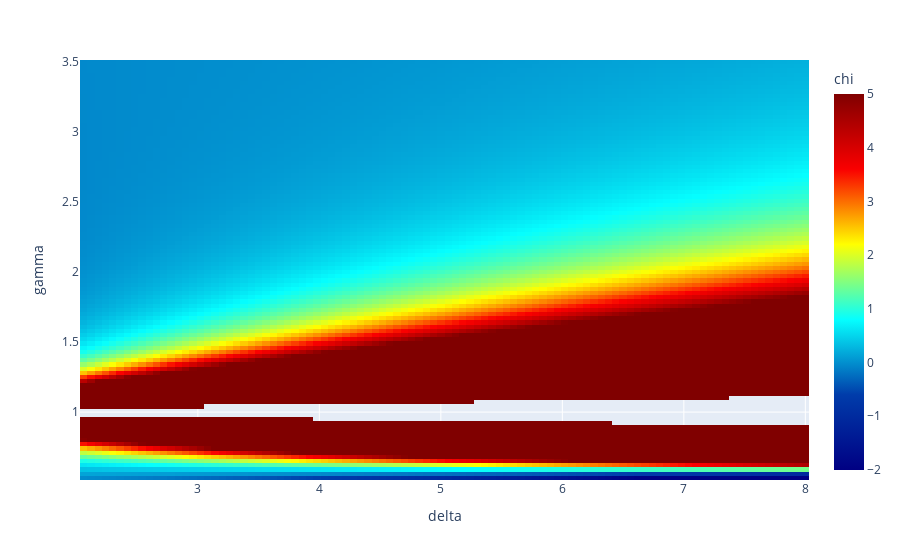

Notebook cell for this chart:
### Code cell
from empirical.model import *

import plotly.graph_objects as go
import plotly.express as px
from plotly.subplots import make_subplots

steps = 100

gamma_range = [0.5,3.5]
gamma_range = [gamma_range[0]+np.diff(gamma_range)[0]/steps,gamma_range[1]]

delta_range = [2.,8.]
delta_range = [delta_range[0]+np.diff(delta_range)[0]/steps,delta_range[1]]

nu_range = [0,50]
nu_max = 40.

delta_x, gamma_y = np.meshgrid(np.linspace(*delta_range,steps), np.linspace(*gamma_range,steps), indexing='xy')
chi = get_chi(gamma_y,delta_x,nu_max)

fig = px.imshow(chi,origin='lower',aspect='auto',zmin=-2,zmax=5,
                color_continuous_scale='jet',
               x=np.linspace(*delta_range,steps),
               y=np.linspace(*gamma_range,steps),
               labels={'x':'delta','y':'gamma','color':'chi'})
##for i in range(3):

#fig = go.FigureWidget()
#f = fig.add_scatter(x=df['delta'], y=df['gamma'],mode='markers',marker={'size':8, 'symbol':'diamond'})
#scatter = go.Scatter(x=df['delta'], y=df['gamma'],
#                         #error_x=dict(
#                         #   type='data', # value of error bar given in data coordinates
#                         #   array=df['delta_std'],
#                         #   thickness=0.5,
#                         #   visible=True),
#                         #error_y=dict(
#                         #   type='data', # value of error bar given in data coordinates
#                         #   array=df['gamma_std'],
#                         #   thickness=0.5,
#                         #   visible=True),
#                         mode='markers',
#                         #marker={'size':8, 'symbol':'diamond'}
#              )

#scatter = f.data[0]
#print(scatter)
#colors = ['#a3a7e4'] * 100
#scatter.marker.color = colors
#scatter.marker.size = [15] * 100

#px.scatter(df, x='delta', y='gamma')

# create our callback function
def update_point(trace, points, selector):
    display('hey')
    print(trace)
    print(points)
    print(selector)
    c = list(scatter.marker.color)
    s = list(scatter.marker.size)
    for i in points.point_inds:
        c[i] = '#bae2be'
        s[i] = 20
        with f.batch_update():
            scatter.marker.color = c
            scatter.marker.size = s


fig.data[0].on_click(update_point)
fig
#f.show()
#data=[scatter]
#layout = go.Layout(title='Activity Heatmap')

#figure = go.Figure(data=data, layout=layout)

#f2 = go.FigureWidget(figure)
#f2.on_click(update_point)
#f2.show()

#fig.add_trace(f)
#fig = 
#fig.layout.hovermode = 'closest'
#fig.add_trace(f)
#fig.show()

### Figure 1 — Plotly figure (JSON) as saved in the notebook; plotly's stock layout.template omitted (floating-point values rounded to 4 significant figures; data arrays with more than 128 entries replaced by an {"elided": "..."} marker saying what was removed)
{"data": [{"coloraxis": "coloraxis", "hovertemplate": "delta: %{x}<br>gamma: %{y}<br>chi: %{z}<extra></extra>", "name": "0", "type": "heatmap", "x": [2.06, 2.12, 2.18, 2.24, 2.3, 2.36, 2.42, 2.48, 2.54, 2.6, 2.66, 2.72, 2.78, 2.84, 2.9, 2.96, 3.02, 3.08, 3.14, 3.2, 3.26, 3.32, 3.38, 3.44, 3.5, 3.56, 3.62, 3.68, 3.74, 3.8, 3.86, 3.92, 3.98, 4.04, 4.1, 4.16, 4.22, 4.28, 4.34, 4.4, 4.46, 4.52, 4.58, 4.64, 4.7, 4.76, 4.82, 4.88, 4.94, 5, 5.06, 5.12, 5.18, 5.24, 5.3, 5.36, 5.42, 5.48, 5.54, 5.6, 5.66, 5.72, 5.78, 5.84, 5.9, 5.96, 6.02, 6.08, 6.14, 6.2, 6.26, 6.32, 6.38, 6.44, 6.5, 6.56, 6.62, 6.68, 6.74, 6.8, 6.86, 6.92, 6.98, 7.04, 7.1, 7.16, 7.22, 7.28, 7.34, 7.4, 7.46, 7.52, 7.58, 7.64, 7.7, 7.76, 7.82, 7.88, 7.94, 8], "xaxis": "x", "y": [0.53, 0.56, 0.59, 0.62, 0.65, 0.68, 0.71, 0.74, 0.77, 0.8, 0.83, 0.86, 0.89, 0.92, 0.95, 0.98, 1.01, 1.04, 1.07, 1.1, 1.13, 1.16, 1.19, 1.22, 1.25, 1.28, 1.31, 1.34, 1.37, 1.4, 1.43, 1.46, 1.49, 1.52, 1.55, 1.58, 1.61, 1.64, 1.67, 1.7, 1.73, 1.76, 1.79, 1.82, 1.85, 1.88, 1.91, 1.94, 1.97, 2, 2.03, 2.06, 2.09, 2.12, 2.15, 2.18, 2.21, 2.24, 2.27, 2.3, 2.33, 2.36, 2.39, 2.42, 2.45, 2.48, 2.51, 2.54, 2.57, 2.6, 2.63, 2.66, 2.69, 2.72, 2.75, 2.78, 2.81, 2.84, 2.87, 2.9, 2.93, 2.96, 2.99, 3.02, 3.05, 3.08, 3.11, 3.14, 3.17, 3.2, 3.23, 3.26, 3.29, 3.32, 3.35, 3.38, 3.41, 3.44, 3.47, 3.5], "yaxis": "y", "z": {"elided": "100x100 float values"}}], "layout": {"coloraxis": {"cmax": 5, "cmin": -2, "colorbar": {"title": {"text": "chi"}}, "colorscale": [[0, "rgb(0,0,131)"], [0.2, "rgb(0,60,170)"], [0.4, "rgb(5,255,255)"], [0.6, "rgb(255,255,0)"], [0.8, "rgb(250,0,0)"], [1, "rgb(128,0,0)"]]}, "margin": {"t": 60}, "xaxis": {"anchor": "y", "domain": [0, 1], "title": {"text": "delta"}}, "yaxis": {"anchor": "x", "autorange": true, "domain": [0, 1], "title": {"text": "gamma"}}}}
